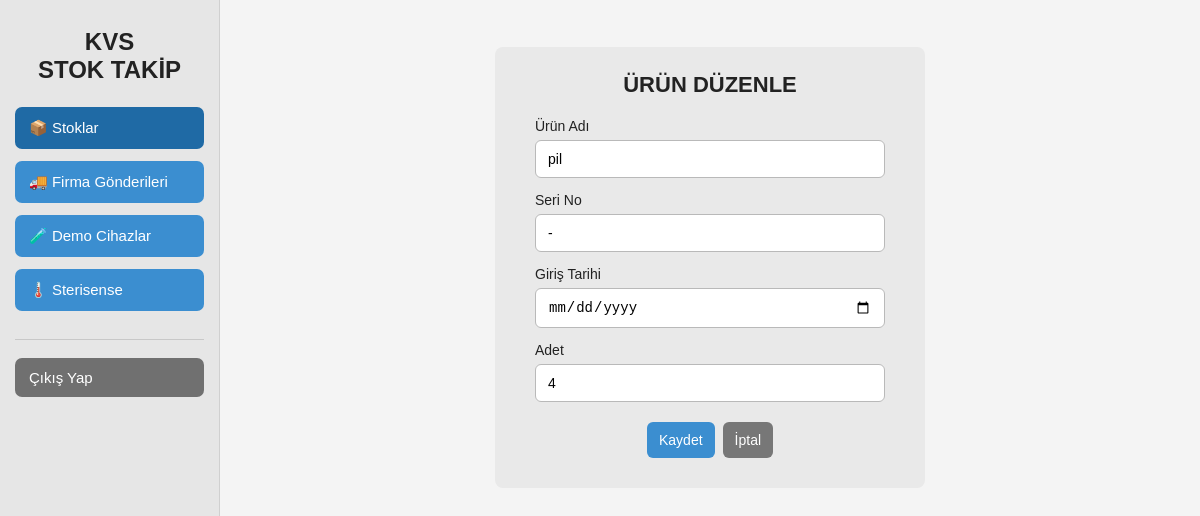
The app's page /urun/5/duzenle/ (signed in), older data.
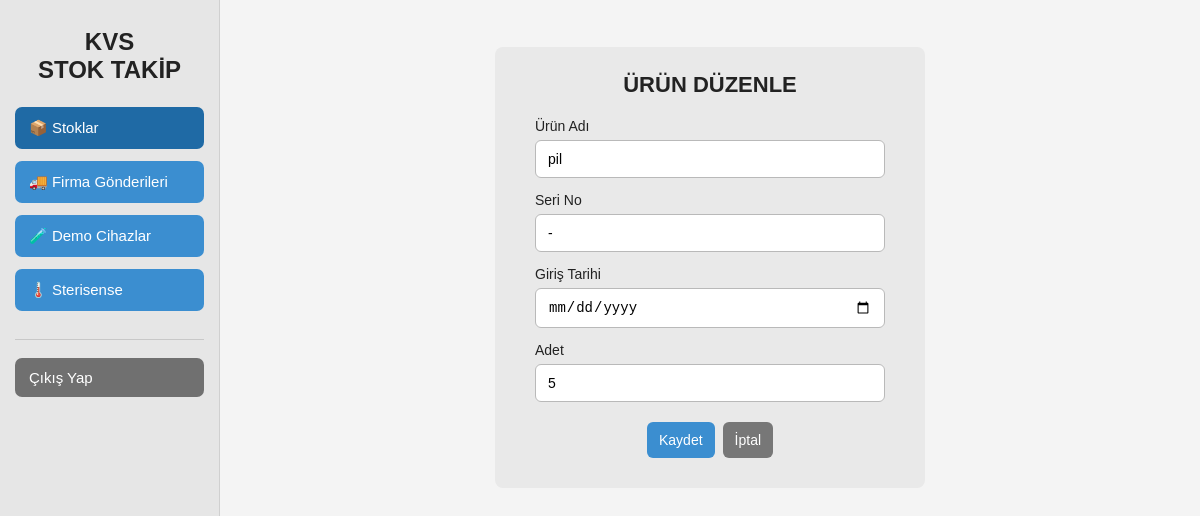
The same page, newer data.
### stok/models.py (models this page shows, shortened)
class Urun(models.Model):
    urun_adi = models.CharField(
        max_length=200,
        verbose_name="Ürün Adı",
    )
    seri_no = models.CharField(
        max_length=150,
        verbose_name="Seri No",
    )
    giris_tarihi = models.DateField(
        verbose_name="Giriş Tarihi",
    )
    adet = models.PositiveIntegerField(
        default=1,
        verbose_name="Adet",
    )
    olusturulma_tarihi = models.DateTimeField(
        auto_now_add=True,
    )
    class Meta:
        verbose_name = "Ürün"
        verbose_name_plural = "Ürünler"
        ordering = ["-id"]

### stok/views.py (the view, shortened to what this page needs)
@login_required
def urun_duzenle(request, urun_id):
    urun = get_object_or_404(Urun, pk=urun_id)
    onceki_adet = urun.adet
    form = UrunForm(request.POST or None, instance=urun)
    return render(
        request,
        "stok/urun_formu.html",
        {
            "form": form,
            "sayfa_basligi": "ÜRÜN DÜZENLE",
            "aktif_menu": "stoklar",
        },
    )

### stok/forms.py (shortened to what this page needs)
class UrunForm(forms.ModelForm):
    class Meta:
        model = Urun
        fields = [
            "urun_adi",
            "seri_no",
            "giris_tarihi",
            "adet",
        ]
        widgets = {
            "urun_adi": forms.TextInput(
                attrs={"placeholder": "Örneğin: UTRED30"}
            ),
            "seri_no": forms.TextInput(
                attrs={"placeholder": "Seri numarası"}
            ),
            "giris_tarihi": forms.DateInput(
                attrs={"type": "date"}
            ),
            "adet": forms.NumberInput(
                attrs={"min": 0}
            ),
        }

### stok/templates/stok/urun_formu.html (shortened to what this page needs)
{% extends "stok/base.html" %}
{% block content %}
<div class="dialog-card">
    <h1 class="dialog-title">{{ sayfa_basligi }}</h1>
    <form method="post">
        {% for alan in form %}
            <div class="field">
                <label for="{{ alan.id_for_label }}">{{ alan.label }}</label>
                {{ alan }}
            </div>
        {% endfor %}
        <div class="dialog-actions">
            <button class="btn" type="submit">Kaydet</button>
            <a class="btn secondary" href="{% url 'stok:urun_listesi' %}">İptal</a>
        </div>
    </form>
</div>
{% endblock %}

Row changes from the older to the newer data that the page shows:
changed Urun "pil": adet "4" → "5"
